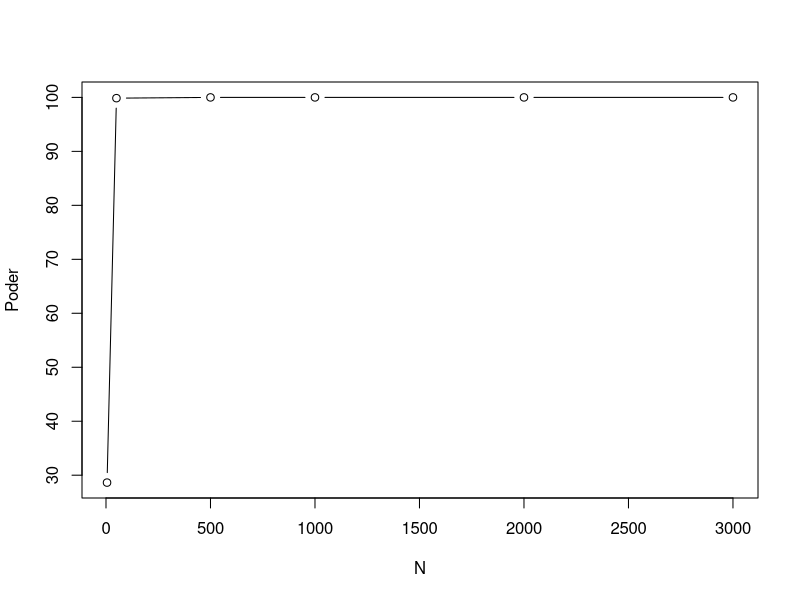
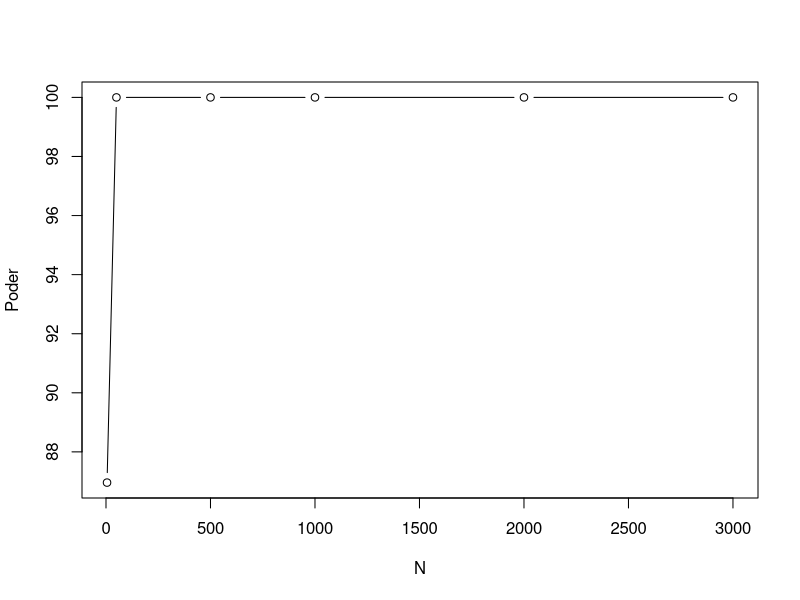

Source code (R) for these figures, in order:
library(pwr)
# Esta función es útil para calcular el número de muestras necesario por
# grupo para alcanzar un poder determinado con un tamaño del efecto definido.
# Se emplea cuando se ha establecido que se llevará a cabo una prueba t de
# dos grupos.
# Ajuste los valores del tamaño del efecto y poder en los argumentos “d=” y
# “power=” respectivamente para obtener el valor “n” (número de muestras)

pwr.t.test(d=1, sig.level=0.05, power=0.8)

# Esta función también es útil para calcular el poder según un número de
# muestras determinado. Sustituya el argumento “power=” con el argumento
# “n=”

pwrt_5 <- pwr.t.test(d=1, sig.level=0.05, n=5)
str(pwrt_5)
pwrt_5$power * 100


# Esta función es útil para calcular el número de muestras necesario por
# grupo para alcanzar un poder determinado con un tamaño del efecto definido.
# Se emplea cuando se ha establecido que se llevará a cabo un análisis de
# varianza (tres o más grupos).
# La lógica del uso es la misma que para la función pwr.t.test()

pwr.anova.test(k = 3, n = 20, f = 1, sig.level = 0.05)

dat <- data.frame("N" = c ("5", "50", "500", "1000", "2000", "3000"), "Poder" = 1:6)
dat

#Vamos a calcular el poder por numero de muestras con t.test

pwrt_50 <- pwr.t.test(d=1, sig.level=0.05, n=50)
pwrt_500 <- pwr.t.test(d=1, sig.level=0.05, n=500)
pwrt_1000 <- pwr.t.test(d=1, sig.level=0.05, n=1000)
pwrt_2000 <- pwr.t.test(d=1, sig.level=0.05, n=2000)
pwrt_3000 <- pwr.t.test(d=1, sig.level=0.05, n=3000)


dat$Poder[1] <- pwrt_5$power * 100
dat$Poder[2] <- pwrt_50$power * 100
dat$Poder[3] <- pwrt_500$power * 100
dat$Poder[4] <- pwrt_1000$power * 100
dat$Poder[5] <- pwrt_2000$power * 100
dat$Poder[6] <- pwrt_3000$power * 100

dat

plot(Poder ~ N, data = dat, type = "b")


# Ahora poder con Anova

dat2 <- data.frame("N" = c ("5", "50", "500", "1000", "2000", "3000"), "Poder" = 1:6)
dat2

pwranova_5 <- pwr.anova.test(k =3, f=1,sig.level=0.05, n=5)
pwranova_50 <- pwr.anova.test(k =3, f=1,sig.level=0.05, n=50)
pwranova_500 <- pwr.anova.test(k =3, f=1, sig.level=0.05, n=500)
pwranova_1000 <- pwr.anova.test(k =3, f=1, sig.level=0.05, n=1000)
pwranova_2000 <- pwr.anova.test(k =3, f=1, sig.level=0.05, n=2000)
pwranova_3000 <- pwr.anova.test(k =3, f=1, sig.level=0.05, n=3000)


dat2$Poder[1] <- pwranova_5$power * 100
dat2$Poder[2] <- pwranova_50$power * 100
dat2$Poder[3] <- pwranova_500$power * 100
dat2$Poder[4] <- pwranova_1000$power * 100
dat2$Poder[5] <- pwranova_2000$power * 100
dat2$Poder[6] <- pwranova_3000$power * 100

dat2

plot(Poder ~ N, data = dat2, type = "b")
